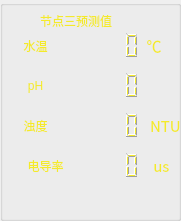
  <widget class="QGroupBox" name="groupBox_4">
   <property name="geometry">
    <rect>
     <x>400</x>
     <y>270</y>
     <width>181</width>
     <height>221</height>
    </rect>
   </property>
   <property name="title">
    <string/>
   </property>
   <widget class="QLCDNumber" name="lcdNumber_31">
    <property name="geometry">
     <rect>
      <x>70</x>
      <y>30</y>
      <width>71</width>
      <height>31</height>
     </rect>
    </property>
    <property name="styleSheet">
     <string notr="true">QLCDNumber { 
background: transparent;
color:rgb(244, 234, 42)
 }</string>
    </property>
    <property name="frameShape">
     <enum>QFrame::Box</enum>
    </property>
    <property name="frameShadow">
     <enum>QFrame::Sunken</enum>
    </property>
   </widget>
   <widget class="QLCDNumber" name="lcdNumber_32">
    <property name="geometry">
     <rect>
      <x>70</x>
      <y>70</y>
      <width>71</width>
      <height>31</height>
     </rect>
    </property>
    <property name="styleSheet">
     <string notr="true">QLCDNumber { 
background: transparent;
color:rgb(244, 234, 42)
 }</string>
    </property>
    <property name="frameShape">
     <enum>QFrame::Box</enum>
    </property>
    <property name="frameShadow">
     <enum>QFrame::Sunken</enum>
    </property>
   </widget>
   <widget class="QLCDNumber" name="lcdNumber_33">
    <property name="geometry">
     <rect>
      <x>70</x>
      <y>110</y>
      <width>71</width>
      <height>31</height>
     </rect>
    </property>
    <property name="styleSheet">
     <string notr="true">QLCDNumber { 
background: transparent;
color:rgb(244, 234, 42)
 }</string>
    </property>
    <property name="frameShape">
     <enum>QFrame::Box</enum>
    </property>
    <property name="frameShadow">
     <enum>QFrame::Sunken</enum>
    </property>
   </widget>
   <widget class="QLabel" name="label_13">
    <property name="geometry">
     <rect>
      <x>120</x>
      <y>-80</y>
      <width>51</width>
      <height>21</height>
     </rect>
    </property>
    <property name="styleSheet">
     <string notr="true">QLabel
{
	color: rgb(211, 215, 207)
}</string>
    </property>
    <property name="text">
     <string>节点一</string>
    </property>
   </widget>
   <widget class="QLabel" name="label_15">
    <property name="geometry">
     <rect>
      <x>40</x>
      <y>10</y>
      <width>101</width>
      <height>21</height>
     </rect>
    </property>
    <property name="styleSheet">
     <string notr="true">QLabel
{
	color: rgb(244, 234, 42)
}</string>
    </property>
    <property name="text">
     <string>节点三预测值</string>
    </property>
   </widget>
   <widget class="QPushButton" name="pushButton_17">
    <property name="geometry">
     <rect>
      <x>0</x>
      <y>110</y>
      <width>71</width>
      <height>31</height>
     </rect>
    </property>
    <property name="styleSheet">
     <string notr="true">QPushButton
{
	background: transparent; 
	border: none; 
	color: rgb(244, 234, 42)

}</string>
    </property>
    <property name="text">
     <string>浊度</string>
    </property>
    <property name="icon">
     <iconset resource="icon.qrc">
      <normaloff>:/3/zd3.png</normaloff>:/3/zd3.png</iconset>
    </property>
    <property name="iconSize">
     <size>
      <width>30</width>
      <height>30</height>
     </size>
    </property>
   </widget>
   <widget class="QPushButton" name="pushButton_19">
    <property name="geometry">
     <rect>
      <x>0</x>
      <y>150</y>
      <width>91</width>
      <height>31</height>
     </rect>
    </property>
    <property name="styleSheet">
     <string notr="true">QPushButton
{
	background: transparent; 
	border: none; 
	color: rgb(244, 234, 42)
}</string>
    </property>
    <property name="text">
     <string>电导率</string>
    </property>
    <property name="icon">
     <iconset resource="icon.qrc">
      <normaloff>:/3/ddl3.png</normaloff>:/3/ddl3.png</iconset>
    </property>
    <property name="iconSize">
     <size>
      <width>30</width>
      <height>30</height>
     </size>
    </property>
   </widget>
   <widget class="QPushButton" name="pushButton_3">
    <property name="geometry">
     <rect>
      <x>0</x>
      <y>30</y>
      <width>71</width>
      <height>31</height>
     </rect>
    </property>
    <property name="styleSheet">
     <string notr="true">QPushButton
{
	background: transparent; 
	border: none; 
	color: rgb(244, 234, 42)

}</string>
    </property>
    <property name="text">
     <string>水温</string>
    </property>
    <property name="icon">
     <iconset resource="icon.qrc">
      <normaloff>:/3/sw3.png</normaloff>:/3/sw3.png</iconset>
    </property>
    <property name="iconSize">
     <size>
      <width>30</width>
      <height>30</height>
     </size>
    </property>
   </widget>
   <widget class="QPushButton" name="pushButton_6">
    <property name="geometry">
     <rect>
      <x>0</x>
      <y>70</y>
      <width>71</width>
      <height>31</height>
     </rect>
    </property>
    <property name="styleSheet">
     <string notr="true">QPushButton
{
	background: transparent; 
	border: none; 
	color: rgb(244, 234, 42)

}</string>
    </property>
    <property name="text">
     <string>pH</string>
    </property>
    <property name="icon">
     <iconset resource="icon.qrc">
      <normaloff>:/3/pH3.png</normaloff>:/3/pH3.png</iconset>
    </property>
    <property name="iconSize">
     <size>
      <width>30</width>
      <height>30</height>
     </size>
    </property>
   </widget>
   <widget class="QLabel" name="label_43">
    <property name="geometry">
     <rect>
      <x>140</x>
      <y>35</y>
      <width>31</width>
      <height>21</height>
     </rect>
    </property>
    <property name="font">
     <font>
      <family>Noto Sans CJK SC</family>
      <pointsize>11</pointsize>
     </font>
    </property>
    <property name="styleSheet">
     <string notr="true">QLabel
{
	color: rgb(244, 234, 42)
}</string>
    </property>
    <property name="text">
     <string>  ℃</string>
    </property>
   </widget>
   <widget class="QLCDNumber" name="lcdNumber_34">
    <property name="geometry">
     <rect>
      <x>70</x>
      <y>150</y>
      <width>71</width>
      <height>31</height>
     </rect>
    </property>
    <property name="styleSheet">
     <string notr="true">QLCDNumber { 
background: transparent;
color:rgb(244, 234, 42)
 }</string>
    </property>
    <property name="frameShape">
     <enum>QFrame::Box</enum>
    </property>
    <property name="frameShadow">
     <enum>QFrame::Sunken</enum>
    </property>
   </widget>
   <widget class="QLabel" name="label_46">
    <property name="geometry">
     <rect>
      <x>150</x>
      <y>115</y>
      <width>31</width>
      <height>21</height>
     </rect>
    </property>
    <property name="font">
     <font>
      <family>Noto Sans CJK SC</family>
      <pointsize>11</pointsize>
     </font>
    </property>
    <property name="styleSheet">
     <string notr="true">QLabel
{
	color: rgb(244, 234, 42)
}</string>
    </property>
    <property name="text">
     <string>NTU</string>
    </property>
   </widget>
   <widget class="QLabel" name="label_47">
    <property name="geometry">
     <rect>
      <x>150</x>
      <y>155</y>
      <width>31</width>
      <height>21</height>
     </rect>
    </property>
    <property name="font">
     <font>
      <family>Noto Sans CJK SC</family>
      <pointsize>11</pointsize>
     </font>
    </property>
    <property name="styleSheet">
     <string notr="true">QLabel
{
	color: rgb(244, 234, 42)
}</string>
    </property>
    <property name="text">
     <string> us</string>
    </property>
   </widget>
  </widget>
